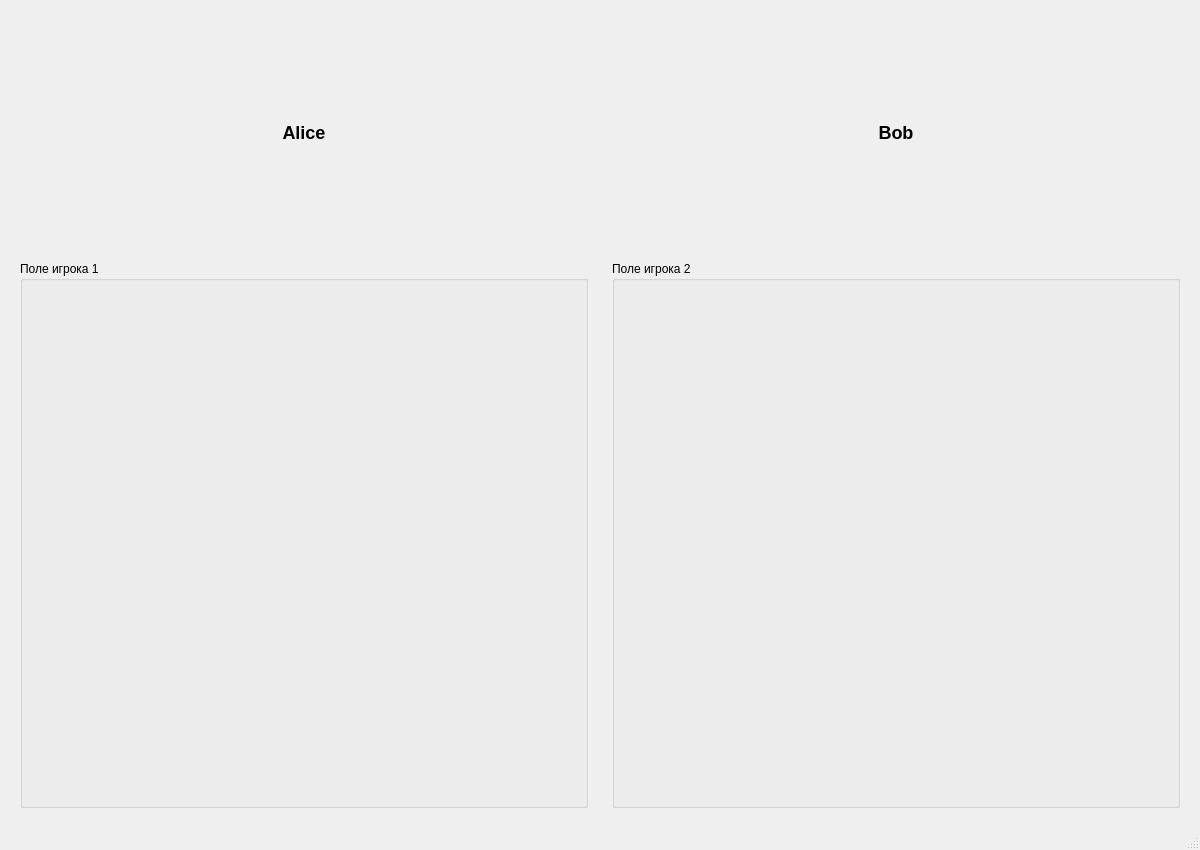
<?xml version="1.0" encoding="UTF-8"?>
<ui version="4.0">
 <class>GameWindow</class>
 <widget class="QMainWindow" name="GameWindow">
  <property name="geometry">
   <rect>
    <x>0</x>
    <y>0</y>
    <width>1200</width>
    <height>850</height>
   </rect>
  </property>
  <property name="windowTitle">
   <string>Battleship Game</string>
  </property>
  <widget class="QWidget" name="centralwidget">
   <layout class="QGridLayout" name="gridLayout">
    <property name="horizontalSpacing">
     <number>24</number>
    </property>
    <property name="verticalSpacing">
     <number>16</number>
    </property>
    <property name="leftMargin">
     <number>20</number>
    </property>
    <property name="topMargin">
     <number>20</number>
    </property>
    <property name="rightMargin">
     <number>20</number>
    </property>
    <property name="bottomMargin">
     <number>20</number>
    </property>

    <item row="0" column="0">
     <widget class="QLabel" name="FirstPlayerLabel">
      <property name="text">
       <string>Alice</string>
      </property>
      <property name="alignment">
       <set>Qt::AlignCenter</set>
      </property>
      <property name="styleSheet">
       <string notr="true">font-size: 18px; font-weight: bold;</string>
      </property>
     </widget>
    </item>

    <item row="0" column="1">
     <widget class="QLabel" name="SecondPlayerLabel">
      <property name="text">
       <string>Bob</string>
      </property>
      <property name="alignment">
       <set>Qt::AlignCenter</set>
      </property>
      <property name="styleSheet">
       <string notr="true">font-size: 18px; font-weight: bold;</string>
      </property>
     </widget>
    </item>

    <item row="1" column="0">
     <widget class="QGroupBox" name="LeftBoardGroup">
      <property name="title">
       <string>Поле игрока 1</string>
      </property>
      <layout class="QVBoxLayout" name="verticalLayoutLeft">
       <property name="leftMargin">
        <number>12</number>
       </property>
       <property name="topMargin">
        <number>12</number>
       </property>
       <property name="rightMargin">
        <number>12</number>
       </property>
       <property name="bottomMargin">
        <number>12</number>
       </property>
       <item>
        <widget class="QWidget" name="LeftBoardContainer">
         <property name="minimumSize">
          <size>
           <width>500</width>
           <height>500</height>
          </size>
         </property>
        </widget>
       </item>
      </layout>
     </widget>
    </item>

    <item row="1" column="1">
     <widget class="QGroupBox" name="RightBoardGroup">
      <property name="title">
       <string>Поле игрока 2</string>
      </property>
      <layout class="QVBoxLayout" name="verticalLayoutRight">
       <property name="leftMargin">
        <number>12</number>
       </property>
       <property name="topMargin">
        <number>12</number>
       </property>
       <property name="rightMargin">
        <number>12</number>
       </property>
       <property name="bottomMargin">
        <number>12</number>
       </property>
       <item>
        <widget class="QWidget" name="RightBoardContainer">
         <property name="minimumSize">
          <size>
           <width>500</width>
           <height>500</height>
          </size>
         </property>
        </widget>
       </item>
      </layout>
     </widget>
    </item>

   </layout>
  </widget>
  <widget class="QMenuBar" name="menubar">
   <property name="geometry">
    <rect>
     <x>0</x>
     <y>0</y>
     <width>1200</width>
     <height>24</height>
    </rect>
   </property>
  </widget>
  <widget class="QStatusBar" name="statusbar"/>
 </widget>
 <resources/>
 <connections/>
</ui>
